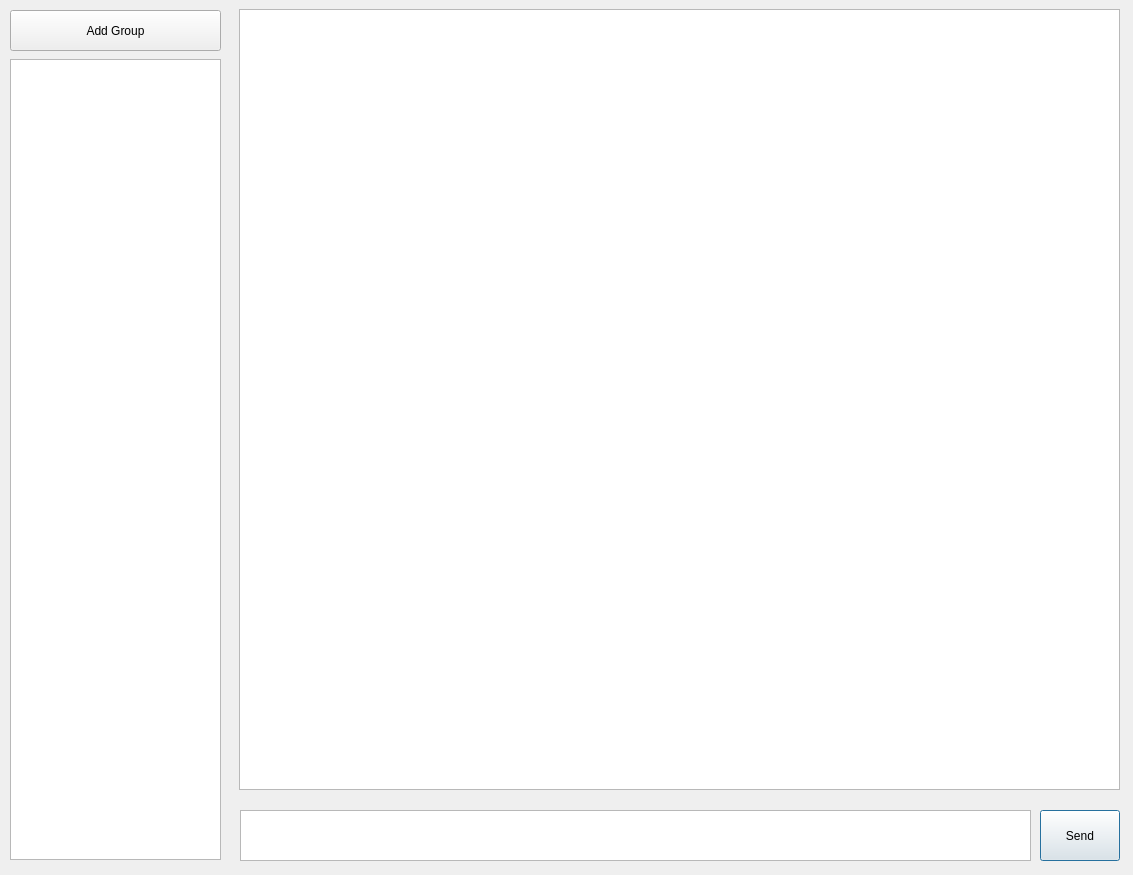
<?xml version="1.0" encoding="UTF-8"?>
<ui version="4.0">
 <class>main_window</class>
 <widget class="QDialog" name="main_window">
  <property name="geometry">
   <rect>
    <x>0</x>
    <y>0</y>
    <width>1133</width>
    <height>875</height>
   </rect>
  </property>
  <property name="windowTitle">
   <string>E2EE Messaging</string>
  </property>
  <widget class="QTextEdit" name="message_log">
   <property name="geometry">
    <rect>
     <x>239</x>
     <y>9</y>
     <width>881</width>
     <height>781</height>
    </rect>
   </property>
  </widget>
  <widget class="QPushButton" name="send_button">
   <property name="geometry">
    <rect>
     <x>1040</x>
     <y>810</y>
     <width>80</width>
     <height>51</height>
    </rect>
   </property>
   <property name="text">
    <string>Send</string>
   </property>
  </widget>
  <widget class="QTextEdit" name="texting_box">
   <property name="geometry">
    <rect>
     <x>240</x>
     <y>810</y>
     <width>791</width>
     <height>51</height>
    </rect>
   </property>
   <property name="sizePolicy">
    <sizepolicy hsizetype="Expanding" vsizetype="Expanding">
     <horstretch>0</horstretch>
     <verstretch>0</verstretch>
    </sizepolicy>
   </property>
   <property name="minimumSize">
    <size>
     <width>0</width>
     <height>0</height>
    </size>
   </property>
   <property name="maximumSize">
    <size>
     <width>16777215</width>
     <height>16777215</height>
    </size>
   </property>
  </widget>
  <widget class="QListWidget" name="gc_list">
   <property name="geometry">
    <rect>
     <x>10</x>
     <y>59</y>
     <width>211</width>
     <height>801</height>
    </rect>
   </property>
  </widget>
  <widget class="QPushButton" name="add_group_button">
   <property name="geometry">
    <rect>
     <x>10</x>
     <y>10</y>
     <width>211</width>
     <height>41</height>
    </rect>
   </property>
   <property name="text">
    <string>Add Group</string>
   </property>
  </widget>
 </widget>
 <resources/>
 <connections/>
</ui>
